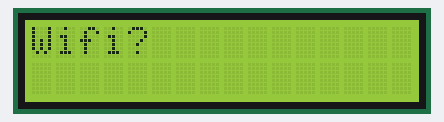
Bench run of a sketch on a simulated ESP32. On the bench: 16×2 character LCD. WiFi joins after 1.5 s; servers stay silent unless stated; a WiFi scan finds three made-up networks; what the sketch prints to the serial monitor is not drawn.

Above: at 0.1 s.
At 2.2 s:
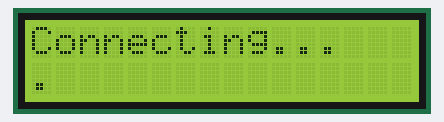
At 4.3 s:
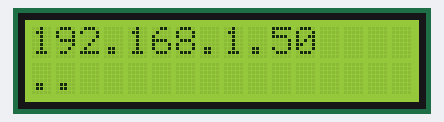

The sketch:

autonome-mobile-roboter.ino
```cpp
#include <LiquidCrystal_I2C.h>
#include "WiFi.h"
#include <HTTPClient.h>

const char* SSID = "TODO-SSID-hier";
const char* SSID_PW = "TODO-SSID-PW-hier";

// initialize the library with the numbers of the interface pins
LiquidCrystal_I2C lcd(0x27, 16, 2);

void setup() {
  Serial.begin(115200);
  Serial.println("setup");

  if (!i2CAddrTest(0x27)) {
    lcd = LiquidCrystal_I2C(0x3F, 16, 2);
  }

  lcd.init(); // initialize the lcd
  lcd.backlight(); // Turn on backlight
  lcd.print("Wifi?");// Print a message to the LCD

  WiFi.mode(WIFI_STA);
  delay(100);

  lcd.setCursor(0, 0);
  lcd.print("Connecting...");

  int networkAmount = WiFi.scanNetworks();
  for (int counter = 0; counter < networkAmount; counter++) {
    Serial.printf("%s %s %d\n", WiFi.SSID(counter), SSID, WiFi.SSID(counter) == String(SSID));
  }

  WiFi.begin(SSID, SSID_PW);
  lcd.setCursor(0, 1);
  while (WiFi.status() != WL_CONNECTED) {
    Serial.println(WiFi.status());
    lcd.print(".");
    delay(1000);
  }

  lcd.setCursor(0,0);
  lcd.print(WiFi.localIP());
  lcd.print("    ");
}


void loop() {
  Serial.println("Loop");

  // (note: line 1 is the second row, since counting begins with 0):
  // lcd.setCursor(0, 1);// set the cursor to column 0, line 1
  // print the number of seconds since reset:
  // lcd.print("Counter:");
  // lcd.print(millis() / 1000);

  // lcd.setCursor(0, 1);
  // lcd.print("Searching...");

  // int networks = WiFi.scanNetworks();
  // lcd.setCursor(7, 0);
  // lcd.print(networks);

  // for (int counter = 0; counter < networks; counter++) {
  //   printWifiName(networks, counter);
  //   Serial.println(WiFi.SSID(counter));

  //   delay(1000);
  // }

  requestData();

  delay(1000);
}

void requestData() {
  HTTPClient http;
  http.begin("http://172.20.10.9:4567/hello-from-esp");
  int httpResponseCode = http.GET();
  if (httpResponseCode>0) {
    Serial.print("HTTP Response code: ");
    Serial.println(httpResponseCode);
    String payload = http.getString();
    Serial.println(payload);

    lcd.setCursor(0, 1);
    lcd.print(payload);
  }
  else {
    Serial.print("Error code: ");
    Serial.println(httpResponseCode);
  }
  // Free resources
  http.end();
}

bool i2CAddrTest(uint8_t addr) {
  Wire.begin();
  Wire.beginTransmission(addr);

  if (Wire.endTransmission() == 0) {
      return true;
  }

  return false;
}
```
